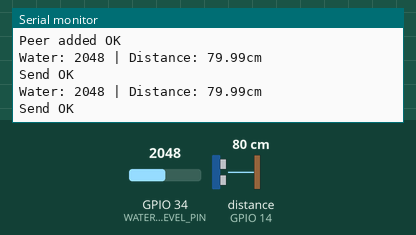
This program was run on a simulated ESP32. Shown: the last lines printed to the serial monitor. Wiring (inferred from the names in the program): ultrasonic range finder: trigger GPIO 12; echo GPIO 14. The test bench sets the inputs (shaded band); at power-on: distance to the obstacle (sensor on GPIO 14) 80 cm, GPIO 34 (WATER_LEVEL_PIN) = 2048. The echo pulse lasts 58.3 µs per cm; WiFi joins after 1.5 s; servers stay silent unless stated.

Above: at 2.7 s.
2.8 s: distance to the obstacle (sensor on GPIO 14) set to 2 cm
At 4.1 s:
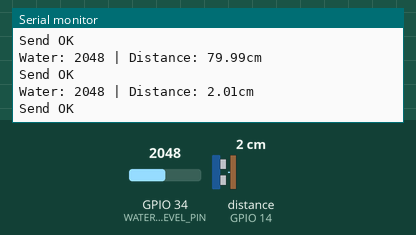
4.3 s: GPIO 34 (WATER_LEVEL_PIN) set to 2866
At 5.3 s:
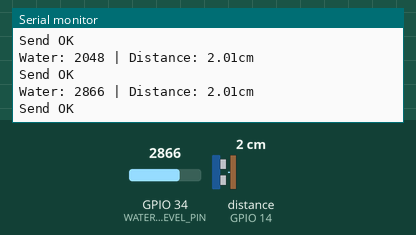
5.8 s: distance to the obstacle (sensor on GPIO 14) set to 4 cm
At 7.1 s:
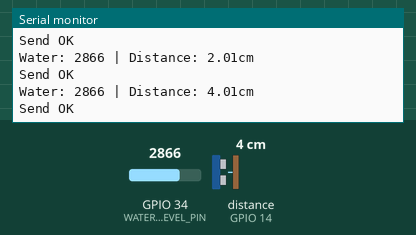
7.3 s: GPIO 34 (WATER_LEVEL_PIN) set to 3603
At 7.9 s:
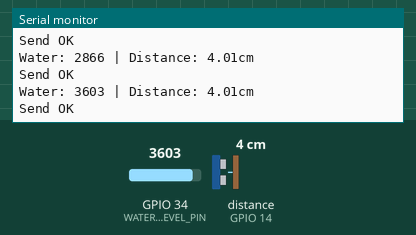
Timing chart, 0 to 9.8 s (numbered marks = the images above; inputs shaded):
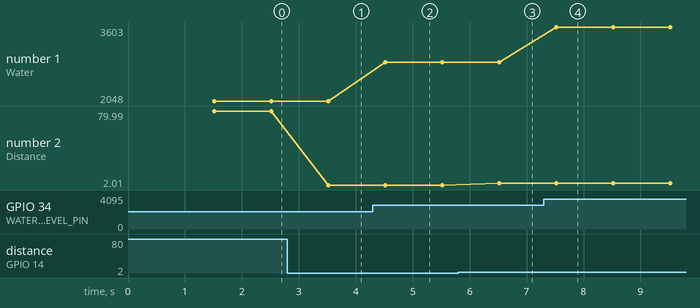

The program:

main.cpp
```cpp
#include <WiFi.h>
#include <esp_now.h>
#include "esp_wifi.h"

// ---------------- WIFI SETTINGS ----------------
char ssid[] = "Jackie chan";
char pass[] = "987654321";

// ---------------- SENSOR PINS -------------------
#define WATER_LEVEL_PIN 34
#define TRIG_PIN 12
#define ECHO_PIN 14

// --------------- GATEWAY MAC --------------------
// !!! ต้องเป็น MAC Address ของบอร์ดตัวรับ (Receiver) เท่านั้น !!!
uint8_t gatewayMAC[] = {0x28, 0x56, 0x2F, 0x49, 0x9C, 0x88};

// --------------- DATA STRUCTURE -----------------
struct SensorData {
  int waterLevel; // Raw ADC value (0-4095)
  float distance; // Distance in cm
};

// ---------------- ULTRASONIC FUNCTION --------------------
float getUltrasonicDistance() {
    digitalWrite(TRIG_PIN, LOW);
    delayMicroseconds(2);
    digitalWrite(TRIG_PIN, HIGH);
    delayMicroseconds(10);
    digitalWrite(TRIG_PIN, LOW);

    long duration = pulseIn(ECHO_PIN, HIGH, 25000);
    if (duration == 0) return -1.0;
    return (duration * 0.0343) / 2.0;
}

// ---------------- WATER LEVEL FUNCTION -------------------
int getWaterLevel() {
    return analogRead(WATER_LEVEL_PIN);
}

// ---------------- SEND CALLBACK -----------------
void OnSent(const uint8_t *mac_addr, esp_now_send_status_t status) {
  if (status != ESP_NOW_SEND_SUCCESS) {
    Serial.println("Send Failed — Re-adding peer...");
    // Re-add peer logic if needed, but usually not necessary if channel is 0
  } else {
    Serial.println("Send OK");
  }
}

void setup() {
  Serial.begin(115200);

  // ----------- SENSOR PIN INIT -----------
  pinMode(TRIG_PIN, OUTPUT);
  pinMode(ECHO_PIN, INPUT);

  // ----------- WIFI INIT -----------
  WiFi.mode(WIFI_STA);
  WiFi.begin(ssid, pass);

  Serial.print("Connecting WiFi");
  while (WiFi.status() != WL_CONNECTED) {
    Serial.print(".");
    delay(100);
  }

  Serial.println("\nWiFi Connected!");
  Serial.print("Node IP: ");
  Serial.println(WiFi.localIP());
  Serial.print("Current Channel: ");
  Serial.println(WiFi.channel()); // ดูว่า Router พาเราไปอยู่ Channel ไหน

  // ------------- ESP-NOW INIT -------------
  if (esp_now_init() != ESP_OK) {
    Serial.println("ESP-NOW Init Failed! Restarting...");
    delay(1000);
    ESP.restart();
  }

  esp_now_register_send_cb(OnSent);

  // ----------- ADD GATEWAY PEER -----------
  esp_now_peer_info_t peer;
  memcpy(peer.peer_addr, gatewayMAC, 6);

  // !!! KEY FIX: ใช้ Channel 0 เพื่อให้ตาม WiFi Router อัตโนมัติ !!!
  peer.channel = 0;
  peer.encrypt = false;

  // สำคัญมากเมื่อใช้ร่วมกับ WiFi: ต้องระบุ Interface เป็น WIFI_IF_STA
  peer.ifidx = WIFI_IF_STA;

  if (esp_now_add_peer(&peer) != ESP_OK) {
    Serial.println("ERROR adding peer!");
  } else {
    Serial.println("Peer added OK");
  }
}

void loop() {
  SensorData data;
  data.waterLevel = getWaterLevel();
  data.distance = getUltrasonicDistance();

  // Send the sensor data packet to the gateway
  esp_now_send(gatewayMAC, (uint8_t*)&data, sizeof(data));

  Serial.printf("Water: %d | Distance: %.2fcm\n", data.waterLevel, data.distance);

  delay(1000); // send every second
}
```

Measured:
- after the input at 2.8 s, the serial monitor: prints a new line after 0.72 s (image 1)
- after the input at 4.3 s, the serial monitor: prints a new line after 0.22 s (image 2)
- after the input at 5.8 s, the serial monitor: prints a new line after 0.72 s (image 3)
- after the input at 7.3 s, the serial monitor: prints a new line after 0.22 s (image 4)
- plotted number 1: 2048 → 2866 after the input at 4.3 s, 2866 → 3603 after the input at 7.3 s
- plotted number 2: 79.99 → 2.01 after the input at 2.8 s, 2.01 → 4.01 after the input at 5.8 s
